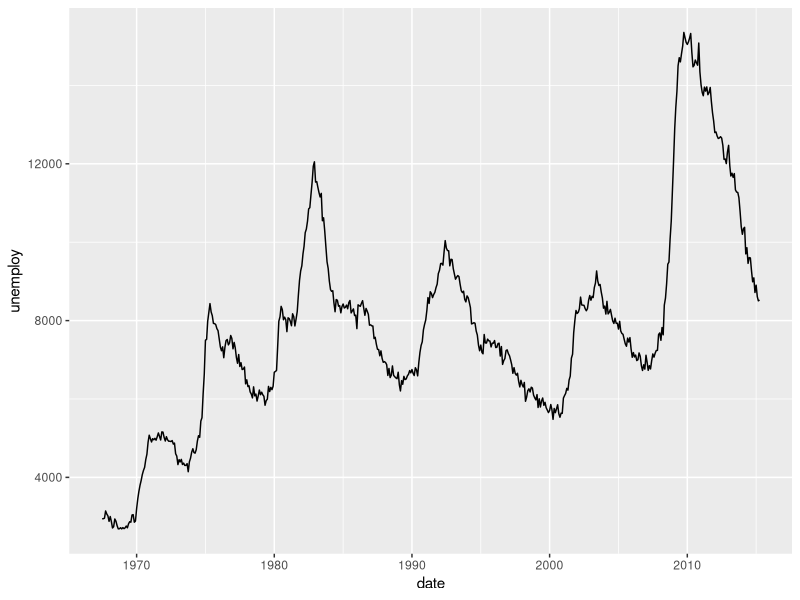
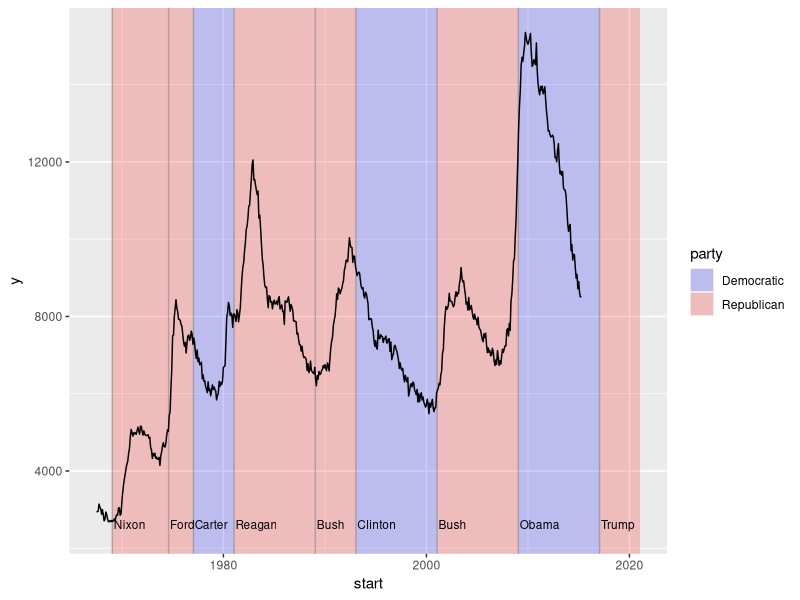
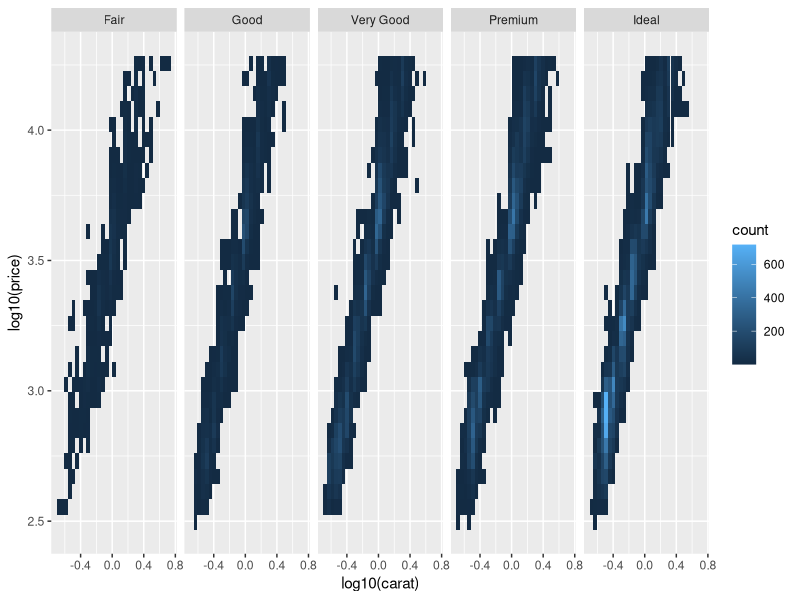
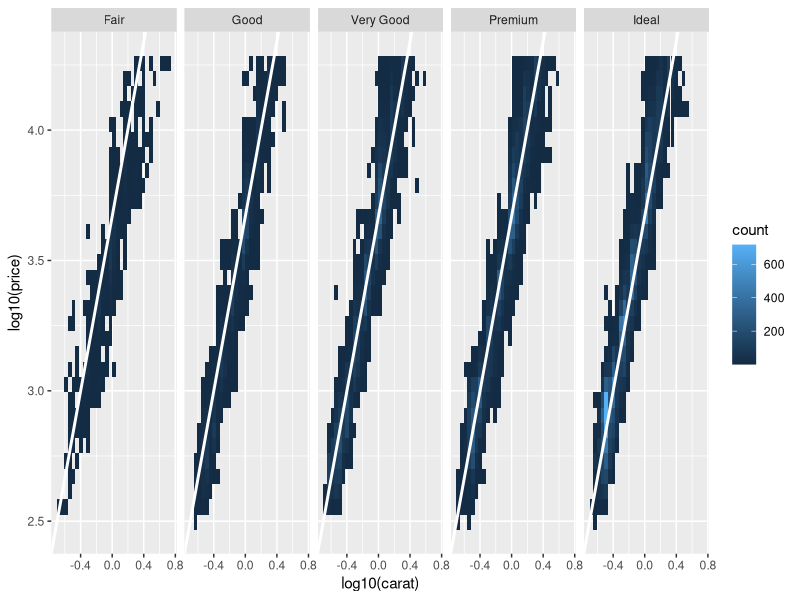

The R script that drew these images, in order:
library(ggplot2)
ggplot(economics, aes(date, unemploy)) + geom_line()
presidential <- subset(presidential, start > economics$date[1])

ggplot(economics) +
  geom_rect(aes(xmin = start, xmax = end, fill = party), ymin = -Inf, ymax = Inf, alpha = 0.2, data = presidential) +
  geom_vline(aes(xintercept = as.numeric(start)), data = presidential, colour = 'grey50', alpha = 0.5) +
  geom_text(aes(x = start, y = 2500, label = name), data = presidential, size = 3,
            hjust = 0, vjust = 0, nudge_x = 50) +
  geom_line(aes(date, unemploy)) + 
  scale_fill_manual(values = c('blue', 'red'))

ggplot(diamonds, aes(log10(carat), log10(price))) + 
  geom_bin2d() + facet_wrap(~cut, nrow = 1)
  #geom_point() + facet_wrap(~cut, nrow = 1)

mod_coef <- coef(lm(log10(price)~log10(carat), data = diamonds))

ggplot(diamonds, aes(log10(carat), log10(price))) + 
  geom_bin2d() + facet_wrap(~cut, nrow = 1) +
  geom_abline(intercept = mod_coef[1], slope = mod_coef[2], colour = 'white', size =1)
